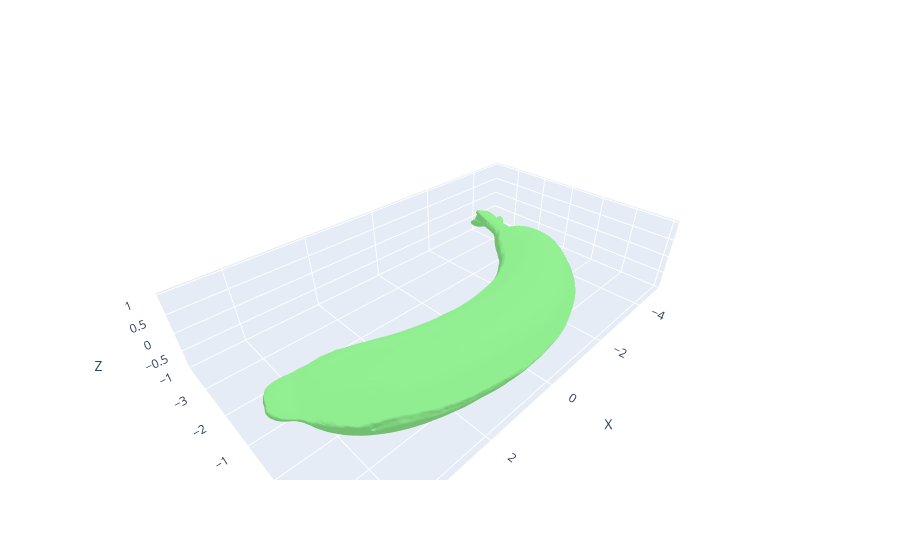

Here is the notebook cell this chart was saved with:
### Code cell
fig = new_fig()

# Ajouter la surface à la figure
fig.add_trace(go.Mesh3d(
    x=vertices[:, 0],
    y=vertices[:, 1],
    z=vertices[:, 2],
    i=faces[:, 0],
    j=faces[:, 1],
    k=faces[:, 2],
    color='lightgreen'
))

fig.show()

### Figure 1 — Plotly figure (JSON) as saved in the notebook; plotly's stock layout.template omitted (floating-point values rounded to 4 significant figures; data arrays with more than 128 entries replaced by an {"elided": "..."} marker saying what was removed)
{"data": [{"color": "lightgreen", "i": {"elided": "65872 int values"}, "j": {"elided": "65872 int values"}, "k": {"elided": "65872 int values"}, "type": "mesh3d", "x": {"elided": "32964 float values"}, "y": {"elided": "32964 float values"}, "z": {"elided": "32964 float values"}}], "layout": {"scene": {"aspectmode": "data", "xaxis": {"title": {"text": "X"}}, "yaxis": {"title": {"text": "Y"}}, "zaxis": {"title": {"text": "Z"}}}, "showlegend": false}}
